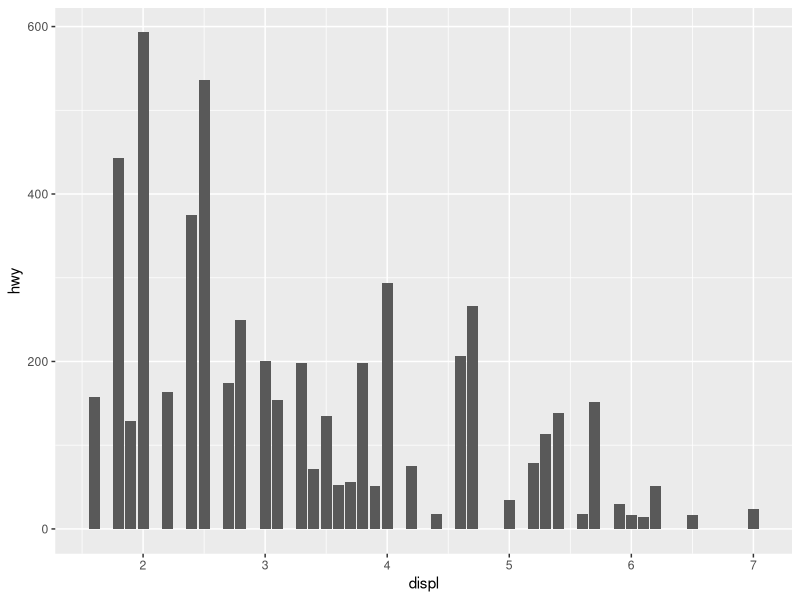
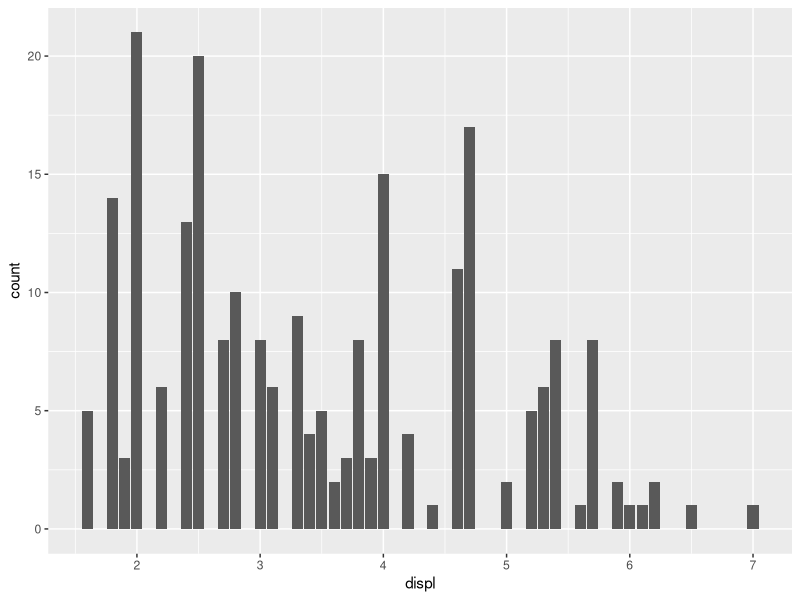

Here is the R script that generated these plots, in order:
## ---- chunk 1
library(tidyverse)
## ---- chunk 2
ggplot(data = mpg) +
  geom_col(mapping = aes(x = displ, y = hwy))
## ---- chunk 3
ggplot(data = mpg) +
  geom_bar(mapping = aes(x = displ))
